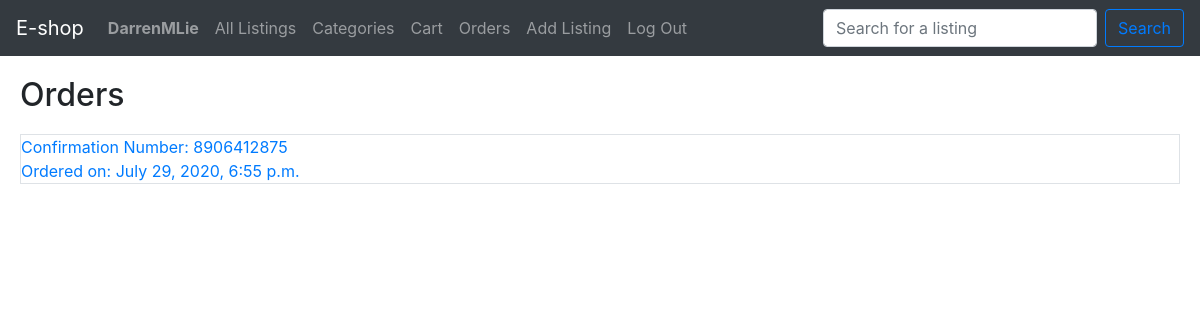
The app's page /orders (signed in) with its own data.
### eshop/models.py (models this page shows, shortened)
class User(AbstractUser):
    def __str__(self):
        return f"{self.username} {self.email}"

class Order(models.Model):
    user = models.ForeignKey(User, on_delete=models.CASCADE, related_name="orders")
    total = models.DecimalField(max_digits=12, decimal_places=2)
    address = models.CharField(max_length=100)
    creditcard = models.CharField(max_length=64)
    confirmation = models.IntegerField()
    timestamp = models.DateTimeField(auto_now_add=True)

### eshop/views.py (the view)
# urls.py: path("orders", views.orders, name="orders"),
def orders(request):
    orders = Order.objects.filter(user=request.user)
    orders.order_by("-timestamp").all()
    return render(request, 'eshop/orders.html', {
        "orders": orders
    })

### eshop/templates/eshop/orders.html (shortened to what this page needs)
{% extends 'eshop/layout.html' %}
{% load static %}
{% block body %}
    <h2>Orders</h2>
    {% for order in orders %}
        <div class="border">
            <a href="{% url 'eshop:order' order.id %}">
                <span>Confirmation Number: {{ order.confirmation }}</span>
                <br/>
                <span>Ordered on: {{ order.timestamp }}</span>
            </a>
        </div>
        <br/>
    {% empty %}
        <div class="niltext">No Orders</div>
    {% endfor %}
{% endblock %}

### eshop/templates/eshop/layout.html (shortened to what this page needs)
{% load static %}
<!DOCTYPE html>
<html lang="en">
    <head>
        <link rel="stylesheet" href="https://stackpath.bootstrapcdn.com/bootstrap/4.4.1/css/bootstrap.min.css">
        <link href="{% static 'eshop/styles.css' %}" rel="stylesheet">
    </head>
    <body>
        <nav class="navbar navbar-expand-lg navbar-dark bg-dark">
            <a class="navbar-brand" href="{% url 'eshop:index' %}">E-shop</a>
            <ul class="navbar-nav mr-auto">
                {% if user.is_authenticated %}
                    <li class="nav-item">
                        <a class="nav-link" href="{% url 'eshop:profile' user.username %}"><strong>{{ user.username }}</strong></a>
                    </li>
                {% endif %}
                <li class="nav-item">
                    <a class="nav-link" href="{% url 'eshop:index' %}">All Listings</a>
                </li>
                <li class="nav-item">
                    <a class="nav-link" href="{% url 'eshop:categories' %}">Categories</a>
                </li>
                {% if user.is_authenticated %}
                    <li class="nav-item">
                        <a class="nav-link" href="{% url 'eshop:cart' %}">Cart</a>
                    </li>
                    <li class="nav-item">
                        <a class="nav-link" href="{% url 'eshop:orders' %}">Orders</a>
                    </li>
                    <li class="nav-item">
                        <a class="nav-link" href="{% url 'eshop:add' %}">Add Listing</a>
                    </li>
                    <li class="nav-item">
                        <a class="nav-link" href="{% url 'eshop:logout' %}">Log Out</a>
                    </li>
                {% endif %}
            </ul>
            <form class="form-inline" action="{% url 'eshop:search' %}">
                <input class="form-control mr-sm-2" type="search" placeholder="Search for a listing" aria-label="Search" name="query">
                <button class="btn btn-outline-primary my-2 my-sm-0" type="submit">Search</button>
            </form>
        </nav>
        <div class="body">
            {% block body %}
            {% endblock %}
        </div>
    </body>
</html>

### eshop/static/eshop/styles.css (style rules this page uses)
.body { padding-left: 20px; padding-right: 20px; }
h2 { margin-top: 20px; margin-bottom: 20px; }

### records on screen
User: username "DarrenMLie"
Order: confirmation "8906412875", timestamp "July 29, 2020, 6:55 p.m."
